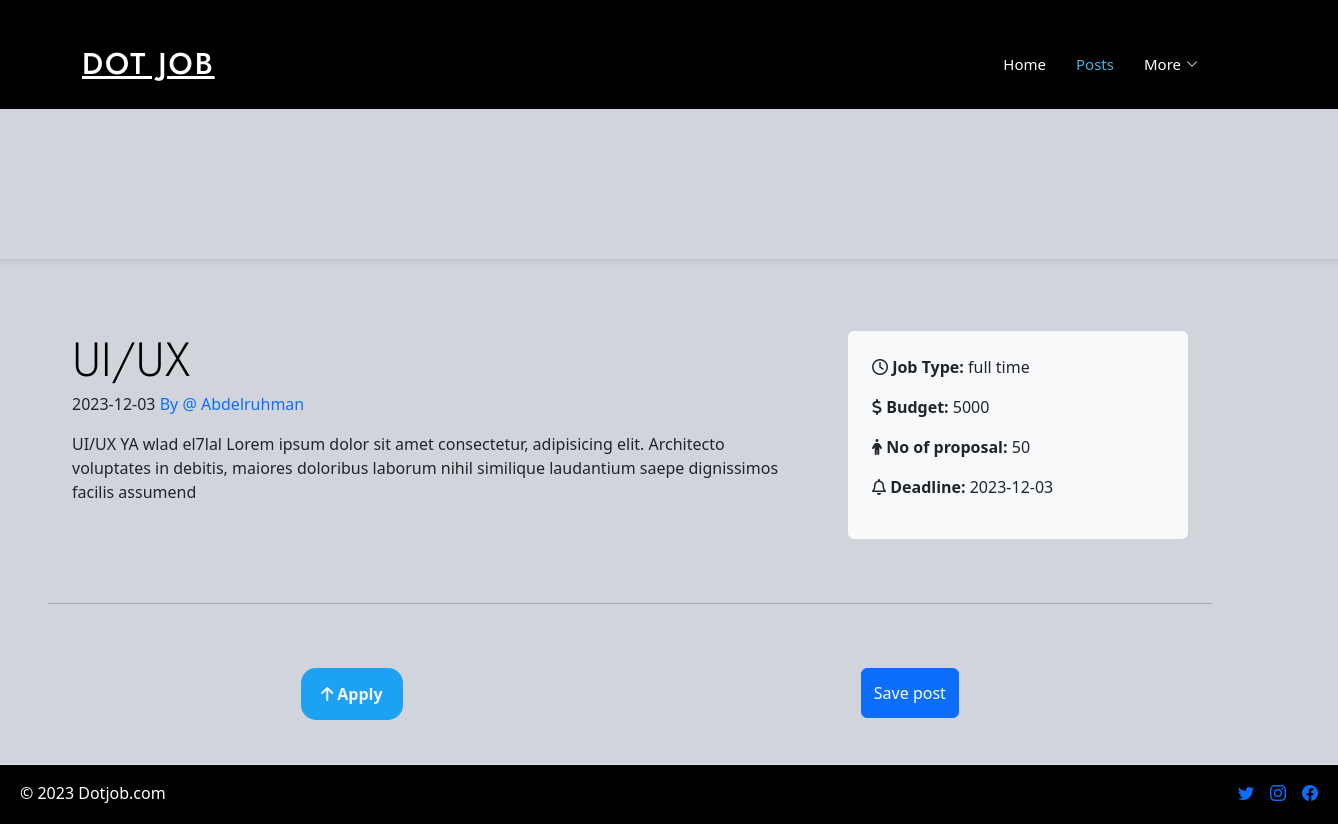
The page /views/freelancer/postDetails.php?PostID=1 on the database its author committed.
### tables this page shows
CREATE TABLE `jobposts` (
  `PostID` int(10) NOT NULL,
  `ClientID` int(10) NOT NULL,
  `JobType` varchar(100) NOT NULL,
  `JobBudget` int(20) NOT NULL,
  `CreationDate` date NOT NULL DEFAULT current_timestamp(),
  `JobDescription` varchar(2000) NOT NULL,
  `ProposalCount` int(20) NOT NULL,
  `Status` varchar(100) NOT NULL,
  `JobPostTitle` varchar(50) NOT NULL
);

CREATE TABLE `users` (
  `UserID` int(10) NOT NULL,
  `FirstName` varchar(100) NOT NULL,
  `LastName` varchar(100) NOT NULL,
  `Email` varchar(100) NOT NULL,
  `PhoneNumber` varchar(11) NOT NULL,
  `ProfileImage` varchar(200) NOT NULL DEFAULT 'defaultimage.png',
  `UserRole` varchar(100) NOT NULL,
  `Username` varchar(200) NOT NULL,
  `userPassword` varchar(200) NOT NULL,
  `TimeCreated` date NOT NULL DEFAULT current_timestamp(),
  `About` varchar(500) NOT NULL
);

### include/connect.php (called while the page is built)
<?php
$host = 'localhost';
$dbName = 'db_freelancer';
$dbUser = 'root';
$dbPass = '';
?>

### include/DatabaseConnectionSingleton.php (called while the page is built, shortened)
<?php
class Singleton
{
	private static  $uniqueinstance = null;
	public static function getinstance()
	{
		if (@self::$uniqueinstance == null) {
			require 'connect.php';
			self::$uniqueinstance =  new mysqli($host, $dbUser, $dbPass, $dbName);
		}
		return self::$uniqueinstance;
	}
}
?>

### include/DatabaseClass.php (called while the page is built, shortened)
<?php
include_once 'DatabaseConnectionSingleton.php';
class database
{
    function __construct()
    {
        $this->conn = Singleton::getinstance();
    }
}
?>

### models/FreelancerClass.php (called while the page is built, shortened)
<?php
class Freelancer extends User{
    public function postDetails() {
        $db = new database();
        $post = $db->conn->query("Select jobposts.PostID, jobposts.ClientID, jobposts.JobType, jobposts.JobBudget,
            jobposts.CreationDate, jobposts.JobDescription, jobposts.ProposalCount, jobposts.JobPostTitle, users.FirstName, jobposts.Status
        from jobposts
        join users on users.UserID = jobposts.ClientID  WHERE PostID =". $_GET['PostID'] );
        return $post;
    }
}
?>

### models/JobPostClass.php (called while the page is built, shortened)
<?php
class JobPost{
    protected $clientName;
    protected $jobType;
    protected $jobBudget;
    protected $description;
    protected $numProposals;
    protected $jobPostTitle;
    protected $postDate;
    public function __construct($jobType, $jobBudget, $description, $numProposals,$clientName, $jobPostTitle, $postDate, $ID, $status ){
        $this->jobType = $jobType;
        $this->jobBudget = $jobBudget;
        $this->description = $description;
        $this->numProposals = $numProposals;
        $this->clientName= $clientName;
        $this->jobPostTitle = $jobPostTitle;
        $this->postDate = $postDate;
    }
    function getClientName(){
        return $this->clientName;
    }
    function getJobType(){
        return $this->jobType;
    }
    function getJobBudget(){
        return $this->jobBudget;
    }
    function getCreationDate(){
        return $this->postDate;
    }
    function getDescription(){
        return $this->description;
    }
    function getNumProposals(){
        return $this->numProposals;
    }
    function getjobPostTitle(){
        return $this->jobPostTitle;
    }
}
?>

### views/freelancer/postDetails.php (the view, shortened to what this page needs)
<?php
    include '../../include/DatabaseClass.php';
    include_once '../../models/FreelancerClass.php';
    include_once '../../models/JobPostClass.php';
?>
<!DOCTYPE html>
<html lang="en">
<head>
    <link href="../../assets/Templates/Arsha/assets/vendor/aos/aos.css" rel="stylesheet">
    <link href="../../assets/Templates/Arsha/assets/vendor/bootstrap/css/bootstrap.min.css" rel="stylesheet">
    <link href="../../assets/Templates/Arsha/assets/vendor/bootstrap-icons/bootstrap-icons.css" rel="stylesheet">
    <link href="../../assets/Templates/Arsha/assets/vendor/boxicons/css/boxicons.min.css" rel="stylesheet">
    <link href="../../assets/Templates/Arsha/assets/vendor/glightbox/css/glightbox.min.css" rel="stylesheet">
    <link href="../../assets/Templates/Arsha/assets/vendor/remixicon/remixicon.css" rel="stylesheet">
    <link href="../../assets/Templates/Arsha/assets/vendor/swiper/swiper-bundle.min.css" rel="stylesheet">
    <link rel="stylesheet" href="../../assets/Templates/Arsha/assets/css/style.css">
    <link rel="stylesheet" href="../../assets/css/bootstrap.min.css">
    <link rel="stylesheet" href="../../assets/bootstrap-5.3.2-examples/modals/modals.css">
    <link href="https://maxcdn.bootstrapcdn.com/bootstrap/5.3.2-alpha1/css/bootstrap.min.css" rel="stylesheet">
    <link rel="stylesheet" href="../../assets/css/style2.css">
</head>
<body>
    <header id="header" class="w-100 bg-black " style="position: relative; padding-left:50px;">
        <div class="container d-flex align-items-center">
            <h1 class="logo me-auto"><a href="index.html">Dot Job</a></h1>
            <nav id="navbar" class="navbar">
            <ul>
                <li><a class="nav-link scrollto" href="#">Home</a></li>
                <li><a class="nav-link scrollto active" href="posts.php">Posts</a></li>
                <li class="dropdown"><a href="#" style="text-decoration: none;"><span>More</span> <i class="bi bi-chevron-down"></i></a>
                </li>
            </ul>
            </nav>
        </div>
    </header>
<hr class="topline">
<?php
    $freelancer = new Freelancer();
    $post = $freelancer->postDetails();
    if ($post && $post->num_rows > 0) {
        $row = $post->fetch_assoc();
        $JobPost = new JobPost($row['JobType'],$row['JobBudget'], $row['JobDescription'], $row['ProposalCount'], $row['FirstName'], $row['JobPostTitle'], $row['CreationDate'], $row['PostID'], $row['Status']);
    }
?>
    <div class="container" style="margin-top: 60px; margin-left: 60px;">
        <div class="row g-5" id="postFrame">
        <div class="col-md-8" >
        <article class="blog-post">
            <h2 class="display-5 link-body-emphasis mb-1"> <?php echo $JobPost->getjobPostTitle(); ?> </h2>
            <p class="blog-post-meta"> <?php echo $JobPost->getCreationDate(); ?> <a href="#" style="text-decoration: none;"> By @ <?php echo $JobPost->getClientName(); ?></a></p>
    <p>
    <?php echo $JobPost->getDescription(); ?>
    </p>
        </article>
    </div>
    <div class="col-md-4">
    <div class="class="position-sticky" style="top: 2rem;">
        <div class="p-4 mb-3 bg-body-tertiary rounded">
        <p> <i class="fa-regular fa-clock"></i> <strong>  Job Type: </strong><?php echo $JobPost->getJobType(); ?> </p>
            <p> <i class="fa-solid fa-dollar-sign"></i><strong>  Budget: </strong><?php echo  $JobPost->getJobBudget(); ?></i></p>
            <p> <i class="fa-solid fa-person"></i><strong>  No of proposal: </strong><?php echo $JobPost->getNumProposals(); ?></p>
            <p> <i class="fa-regular fa-bell"></i><strong>  Deadline: </strong><?php echo $JobPost->getCreationDate(); ?></i></p>
        </div>
    </div>
    </div>
<hr>
<nav class="blog-pagination" aria-label="Pagination">
    <div class="postIcons" style="margin-bottom: 20px;">
        <button href="" onclick="show_pup()" name="apply-btn" ><i class="fa-solid fa-arrow-up"></i></span>  Apply</button>
        <form action="../../controllers/SavedButton.php" method="POST">
        <div><input type="submit"  name="saved-btn" class="btn btn-primary" value="Save post" style="height:50px; background-color:1DA1F2"></div>
</form>
    </div>
</nav>
</div>
</div>
    <div class="footer">
        <footer class="d-flex flex-wrap justify-content-between align-items-center py-3 my-4 border-top">
        <div class="col-md-4 d-flex align-items-center">
            <span class="footerText">© 2023 Dotjob.com</span>
        </div>
        <ul class="nav col-md-4 justify-content-end list-unstyled d-flex" style="margin-right: 20px;">
            <li class="ms-3"><a href="#"><i class="bi bi-twitter"></i></a></li>
            <li class="ms-3"><a href="#"><i class="bi bi-instagram"></i></a></li>
            <li class="ms-3"><a  href="#"><i class="bi bi-facebook"></i></a></li>
        </ul>
        </footer>
    </div>
</body>
</html>

### assets/Templates/Arsha/assets/css/style.css (style rules this page uses)
body { font-family: "Open Sans", sans-serif; color: #444444; }
a { color: #47b2e4; text-decoration: none; }
h1, h2, h3, h4, h5, h6 { font-family: "Jost", sans-serif; }
#header { transition: all 0.5s; z-index: 997; padding: 15px 0; }
#header .logo { font-size: 30px; margin: 0; padding: 0; line-height: 1; font-weight: 500; letter-spacing: 2px; text-transform: uppercase; }
#header .logo a { color: #fff; }
.navbar { padding: 0; }
.navbar ul { margin: 0; padding: 0; display: flex; list-style: none; align-items: center; }
.navbar li { position: relative; }
.navbar a, .navbar a:focus { display: flex; align-items: center; justify-content: space-between; padding: 10px 0 10px 30px; font-size: 15px; font-weight: 500; color: #fff; white-space: nowrap; transition: 0.3s; }
.navbar a i, .navbar a:focus i { font-size: 12px; line-height: 0; margin-left: 5px; }
.navbar a:hover, .navbar .active, .navbar .active:focus, .navbar li:hover>a { color: #47b2e4; }

### assets/css/style2.css (style rules this page uses)
body { background: #d1d5db; }
.footer { left: 0; bottom: 0; width: 100%; background-color: black; color: white; text-align: center; height: 60px; }
.footerText { color: white; margin-left: 20px ; }
.postIcons { display: flex; text-align: center; justify-content: space-around; }
.container { justify-content: center; margin-top: 20px; margin-left: 20px; }
.container button { background-color: #1DA1F2; border: 0; padding: 14px 20px; border-radius: 15px; color: aliceblue; font-weight: 800; cursor: pointer; }
hr.topline { height: 12px; border: 0; box-shadow: inset 0 12px 12px -12px rgba(0, 0, 0, 0.5); margin-top: 150px; }
#postFrame { animation: myPost; animation-duration: 3s; animation-iteration-count: 1; }

### rows shown on the page
jobposts: JobPostTitle "UI/UX", CreationDate "2023-12-03", ClientID.FirstName "Abdelruhman", JobDescription "UI/UX YA wlad el7lal Lorem ipsum dolor sit amet consectetur, adipisicing elit. Architecto voluptates in debitis, maiores doloribus laborum nihil similique laudantium saepe dignissimos facilis assumend", JobType "full time", JobBudget "5000", ProposalCount "50"
